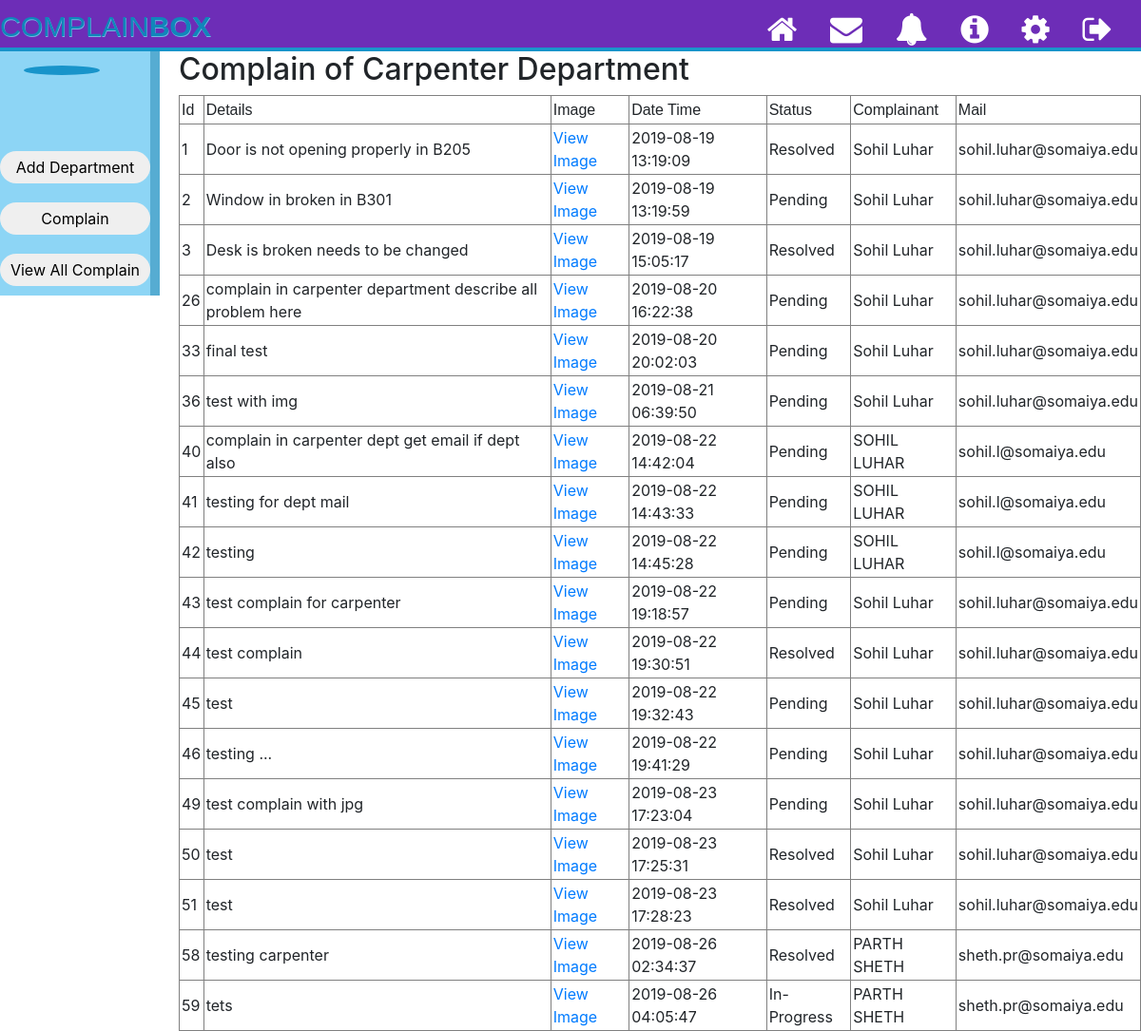
The app's page /deptcomplain_old.php?department=Carpenter with its own data.
### tables this page shows
CREATE TABLE `complain` (
  `id` int(11) NOT NULL,
  `description` varchar(10000) DEFAULT NULL,
  `complainimg` varchar(100) NOT NULL,
  `Departmentname` varchar(50) DEFAULT NULL,
  `complaindate` timestamp NULL DEFAULT CURRENT_TIMESTAMP,
  `status` varchar(30) DEFAULT NULL,
  `complainant` varchar(50) NOT NULL,
  `complainantmail` varchar(50) NOT NULL,
  `building` varchar(500) NOT NULL,
  `location` varchar(500) NOT NULL,
  `time_constraint` int(11) NOT NULL
);

### deptcomplain_old.php (the view, shortened to what this page needs)
<!DOCTYPE html>
<html>
<head>
	<link rel="stylesheet" type="text/css" href="assets/css/style.css">
	<link rel="stylesheet" href="https://cdnjs.cloudflare.com/ajax/libs/font-awesome/4.7.0/css/font-awesome.min.css">
	<link rel="stylesheet" type="text/css" href="https://stackpath.bootstrapcdn.com/bootstrap/4.3.1/css/bootstrap.min.css">
</head>
<body>
	<div class="top_bar">
		<div class="logo">
			<a href="index.php">COMPLAIN<strong>BOX</strong></a>
		</div>
		<nav>
			<a href='' class="login_name">
			</a>
			<a href="#">
				<i class="fa fa-home fa-2x"></i>
			</a>
			<a href="#">
				<i class="fa fa-envelope fa-2x"></i>
			</a>
			<a href="#">
				<i class="fa fa-bell fa-2x"></i>
			</a>
			<a href="#">
				<i class="fa fa-info-circle fa-2x"></i>
			</a>
			<a href="#">
				<i class="fa fa-cog fa-2x"></i>
			</a>
			<a href="/complainbox/index.php">
				<i class="fa fa-sign-out fa-2x"></i>
			</a>
		</nav>
	</div>
<div class="profile_left">
 		<img src="<?php  echo $_SESSION['imgurl'];  ?>">
 		<div class="profile_info">
	 		<div class="profile_buttons">
	 				<button onclick="window.location.href = '/ComplainBox/adddepartment.php';" class="profile_complain_button">Add Department</button>
	 			<button class="profile_complain_button" onclick="window.location.href = '/ComplainBox/admindashboard.php';">Complain</button>
	 		<button class="profile_complain_button "onclick="window.location.href = '/ComplainBox/allcomplain.php'">View All Complain</button>
	 		</div>
	 	</div>
	 	</div>
   <?php
	$mysqli = new mysqli("localhost", "root", "", "complainbox");
if(isset($_GET['department'])){
      $dname=$_GET['department'];
}
	$sql = "SELECT * FROM complain WHERE Departmentname='".$dname."'";
	$result=mysqli_query($mysqli,$sql);
	echo '<h2>Complain of '.$dname.' Department</h2>';
	echo '<table border="1" cellspacing="2" cellpadding="2">
		  <tr>
			  <td> <font face="Arial">Id</font> </td>
			  <td> <font face="Arial">Details</font> </td>
			  <td> <font face="Arial">Image</font> </td>
			  <td> <font face="Arial">Date Time</font> </td>
			  <td> <font face="Arial">Status</font> </td>
			  <td> <font face="Arial">Complainant</font> </td>
			  <td> <font face="Arial">Mail</font> </td>
		  </tr>';
	while($row = mysqli_fetch_array($result)){
		echo "<tr><td>".$row['id']."</td>";
		echo "<td>". $row['description']."</td>";
		echo "<td><a target='_blank' href='" . $row['complainimg']."'>View Image</a></td>";
		echo "<td>".$row['complaindate']."</td>";
		echo "<td>".$row['status']."</td>";
		echo "<td>".$row['complainant']."</td>";
		echo "<td>".$row['complainantmail']."</td>";
	}
?>
</body>
</html>

### assets/css/style.css (style rules this page uses)
body { height: 100%; width: 100%; margin: 0; line-height: 17px; background-color: #E6EAE8; }
.top_bar { width: 100%; min-width: 1050px; height: 54px; background-color: #6d2db7; border-bottom: 0.25em solid #1894ca; margin:0 10px 0 0; display: inline-flex; }
.logo a { font-family: 'Bellota-LightItalic', sans-serif; left-margin: 10px; text-shadow: #73B6E2 0.5px 0.5px 0px; color: #1086BA; top: 5px; position: relative; font-size: 30px; text-decoration: none; }
.login_name { font-size: 24px; margin: 14px 10px 20px 10px; text-decoration: none; }
nav { position: absolute; margin: 14px 10px 18px 10px; float: right; right: 5px; }
nav a { position: relative; color: #fff; font-size: 17px; padding: 15px; }
.profile_left { float: left; max-width: 240px; min-width: 130px; width: 14%; height: -webkit-fill-available; background-color: #8dd5f5; top: -10px; position: relative; border-right: 10px solid #56acd2; margin-right: 20px; color: #cbfae8; z-index: -1;s }
.profile_left img { border: 5px solid #1894ca; margin: 25px; min-width: 80px; width: 55%; border-radius: 100%; }
.profile_complain_button { border-radius: 25px; padding: 0; margin: 10px 0px 10px 0px; width: 100%; left: -10px; height: 34px; border: none; }
.profile_buttons { margin-top: 20px; }
button { font-size: 20px; }

### records on screen
complain: id "1", description "Door is not opening properly in B205", complaindate "2019-08-19 13:19:09", status "Resolved", complainant "Sohil Luhar", complainantmail "sohil.luhar@somaiya.edu"
complain: id "2", description "Window in broken in B301", complaindate "2019-08-19 13:19:59", status "Pending", complainant "Sohil Luhar", complainantmail "sohil.luhar@somaiya.edu"
complain: id "3", description "Desk is broken needs to be changed", complaindate "2019-08-19 15:05:17", status "Resolved", complainant "Sohil Luhar", complainantmail "sohil.luhar@somaiya.edu"
complain: id "26", description "complain in carpenter department describe all problem here", complaindate "2019-08-20 16:22:38", status "Pending", complainant "Sohil Luhar", complainantmail "sohil.luhar@somaiya.edu"
complain: id "33", description "final test", complaindate "2019-08-20 20:02:03", status "Pending", complainant "Sohil Luhar", complainantmail "sohil.luhar@somaiya.edu"
complain: id "36", description "test with img", complaindate "2019-08-21 06:39:50", status "Pending", complainant "Sohil Luhar", complainantmail "sohil.luhar@somaiya.edu"
complain: id "40", description "complain in carpenter dept get email if dept also", complaindate "2019-08-22 14:42:04", status "Pending", complainant "SOHIL LUHAR", complainantmail "sohil.l@somaiya.edu"
complain: id "41", description "testing for dept mail", complaindate "2019-08-22 14:43:33", status "Pending", complainant "SOHIL LUHAR", complainantmail "sohil.l@somaiya.edu"
complain: id "42", description "testing", complaindate "2019-08-22 14:45:28", status "Pending", complainant "SOHIL LUHAR", complainantmail "sohil.l@somaiya.edu"
complain: id "43", description "test complain for carpenter", complaindate "2019-08-22 19:18:57", status "Pending", complainant "Sohil Luhar", complainantmail "sohil.luhar@somaiya.edu"
complain: id "44", description "test complain", complaindate "2019-08-22 19:30:51", status "Resolved", complainant "Sohil Luhar", complainantmail "sohil.luhar@somaiya.edu"
complain: id "45", description "test", complaindate "2019-08-22 19:32:43", status "Pending", complainant "Sohil Luhar", complainantmail "sohil.luhar@somaiya.edu"
complain: id "46", description "testing ...", complaindate "2019-08-22 19:41:29", status "Pending", complainant "Sohil Luhar", complainantmail "sohil.luhar@somaiya.edu"
complain: id "49", description "test complain with jpg", complaindate "2019-08-23 17:23:04", status "Pending", complainant "Sohil Luhar", complainantmail "sohil.luhar@somaiya.edu"
complain: id "50", description "test", complaindate "2019-08-23 17:25:31", status "Resolved", complainant "Sohil Luhar", complainantmail "sohil.luhar@somaiya.edu"
complain: id "51", description "test", complaindate "2019-08-23 17:28:23", status "Resolved", complainant "Sohil Luhar", complainantmail "sohil.luhar@somaiya.edu"
complain: id "58", description "testing carpenter", complaindate "2019-08-26 02:34:37", status "Resolved", complainant "PARTH SHETH", complainantmail "sheth.pr@somaiya.edu"
complain: id "59", description "tets", complaindate "2019-08-26 04:05:47", status "In-Progress", complainant "PARTH SHETH", complainantmail "sheth.pr@somaiya.edu"

### other values on screen
$dname "Carpenter"
